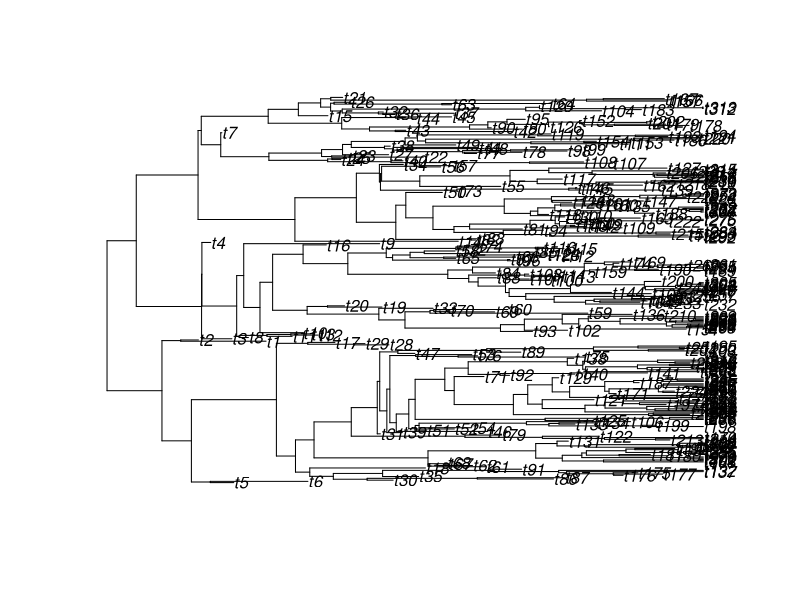
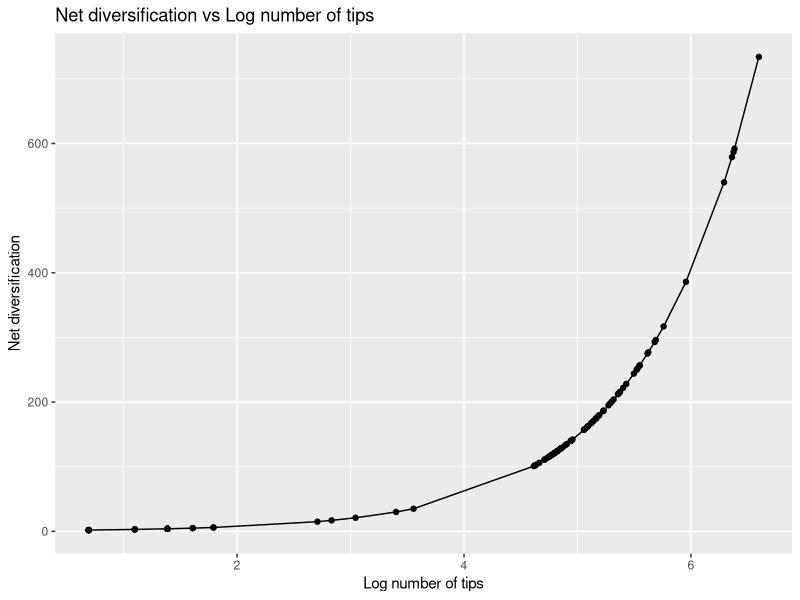
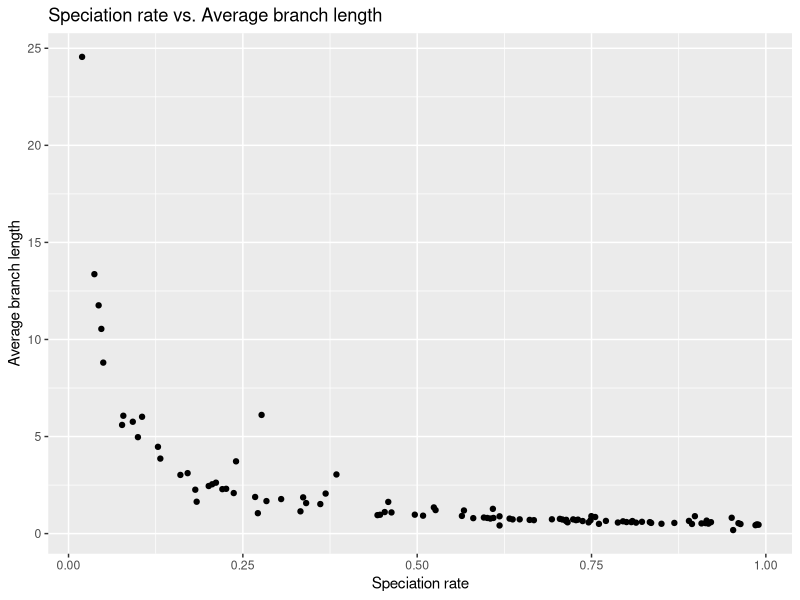

These figures' R source, in order: (Note: this script raises an error after producing the figures.)
setwd('C:\\Users\\13048\\Desktop\\Evolution\\Tasks\\Task_08')

#Questions 1 through 3
library(phytools)
trees<-list()
births<-vector()
Fractions<-vector()
random<-vector()
random2<-vector()
treelist<-vector()
for (i in 1:100){
  births[i]<-runif(1)
  Fractions[i]<-runif(1)
  trees[[i]]<-pbtree(n=100,b=births[i],d=births[i]*Fractions[i])
  random[[i]]<-births[i]
  random2[[i]]<-(Fractions[i])
  treelist[[i]]<-mean(trees[[i]]$edge.length)
}
plot(trees[[i]])

#Question 4
div_rate<-sapply(trees,function(x) length(x$tip.label))
log_tips<-log(sapply(trees,function(x) length(x$tip.label)))
library(ggplot2)
ggplot(data = data.frame(div_rate,log_tips),aes(x=log_tips,y=div_rate))+
  geom_point()+
  geom_line()+
  xlab("Log number of tips")+
  ylab("Net diversification")+
  ggtitle("Net diversification vs Log number of tips")
#Net diversification increases as the log number of tips increase as seen by the exponenetial line.

#Question 5
speciation_rate<-sapply(births,function(x)x)
avg_branchlength<-sapply(trees,function(x) mean(x$edge.length,na.rm=TRUE))
ggplot(data = data.frame(speciation_rate,avg_branchlength),aes(x=speciation_rate,y=avg_branchlength))+
         geom_point()+
         xlab("Speciation rate")+
         ylab("Average branch length")+
         ggtitle("Speciation rate vs. Average branch length")
#The average branch length decreases as speciation rate moves closer to one.

#Question 6
cor(speciation_rate,avg_branchlength)
#The correlation between speciation rate and average branch length is moderately negative at -0.532.

#Question 7
largest_tree<-trees[[which.max(sapply(trees,length))]]
Tree<-largest_tree
plot(tree)
rates<-vector()
traits<-list()
for(i in 1:100){
  rates[i]<-runif(1)
  traits[[i]]<-fastBM(tree=Tree,sig2=rates[i])
}

#Question 8
mean_traits<-sapply(traits,mean)
cor(mean_traits,rates)
plot(rates,mean_traits,xlan="rates",ylab="mean trait",title("Rate vs Mean Trait"))
#The correlation between mean trait and rates is -0.036 which is a negative weak correlation.
#From the graph, it looks as if the mean trait varies to a larger degree as the rate increases.

#Question 9
var_traits<-sapply(traits,var)
cor(var_traits,rates)
plot(rates,var_traits,xlab="rates",ylab="variation of traits",title("Rate vs Variation of Traits"))
#The correlation between rates and variation of traits is 0.668 which is a strong positive correlation.

#Question 10
cor(traits[[1]],traits[[2]])
traitMat<-cbind(traits[[1]],traits[[4]])
plot(traitMat)
#The correlation is 0.127 which is a weak but positive correlation between the two traits.

#Extra Credit
phylomorphospace(Tree,traitMat,xlab="Trait 1",ylab="Trait 2")
